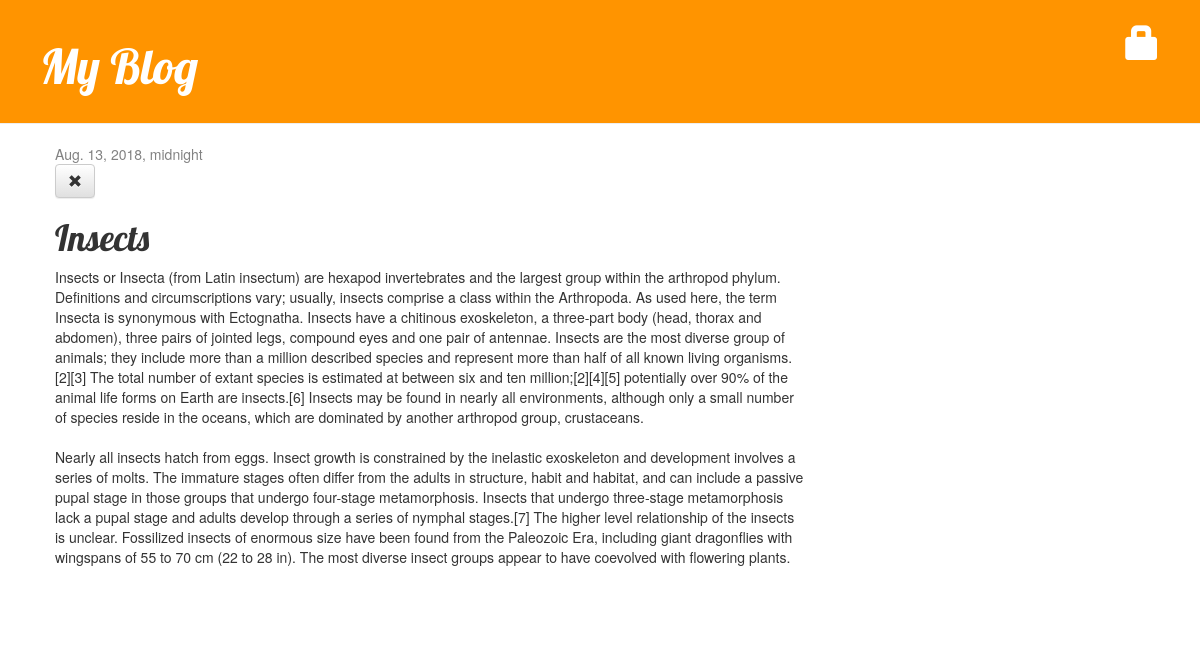
The app's page /post/2/ with its own data.
### blog/models.py (models this page shows, shortened)
class Post(models.Model):
    author = models.ForeignKey("auth.User", on_delete=models.CASCADE)
    title = models.CharField(max_length=200)
    text = models.TextField()
    created_date = models.DateTimeField(default=timezone.now)
    published_date = models.DateTimeField(blank=True, null=True)

### blog/views.py (the view)
# urls.py: path('post/<int:pk>/', views.post_detail, name='post_detail'),
def post_detail(request, pk):
    post = get_object_or_404(Post, pk=pk)
    return render(request, 'blog/post_detail.html', {'post': post})

### blog/templates/blog/post_detail.html (shortened to what this page needs)
{% extends 'blog/base.html' %}
{% block content %}
    <div class="post">
        {% if post.published_date %}
            <div class="date">
                {{ post.published_date }}
            </div>
        {% else %}
            <a class="btn btn-default" href="{% url 'post_publish' pk=post.pk %}">Publish</a>
        {% endif %}
        <a class="btn btn-default" href="{% url 'post_remove' pk=post.pk %}">
            <span class="glyphicon glyphicon-remove"></span>
        </a>
        <h1>{{ post.title }}</h1>
        <p>{{ post.text|linebreaksbr }}</p>
    </div>
{% endblock %}

### blog/static/css/blog.css (style rules this page uses)
h1, h2, h3, h4 { font-family: 'Lobster', cursive; }
.date { color: #828282; }
.post { margin-bottom: 70px; }

### records on screen
Post: published_date "Aug. 13, 2018, midnight", title "Insects", text "Insects or Insecta (from Latin insectum) are hexapod invertebrates and the largest group within the arthropod phylum. Definitions and circumscriptions vary; usually, insects comprise a class within the Arthropoda. As used here, the term Insecta is synonymous with Ectognatha. Insects have a chitinous exoskeleton, a three-part body (head, thorax and abdomen), three pairs of jointed legs, compound eyes and one pair of antennae. Insects are the most diverse group of animals; they include more than a million described species and represent more than half of all known living organisms.[2][3] The total number of extant species is estimated at between six and ten million;[2][4][5] potentially over…"
